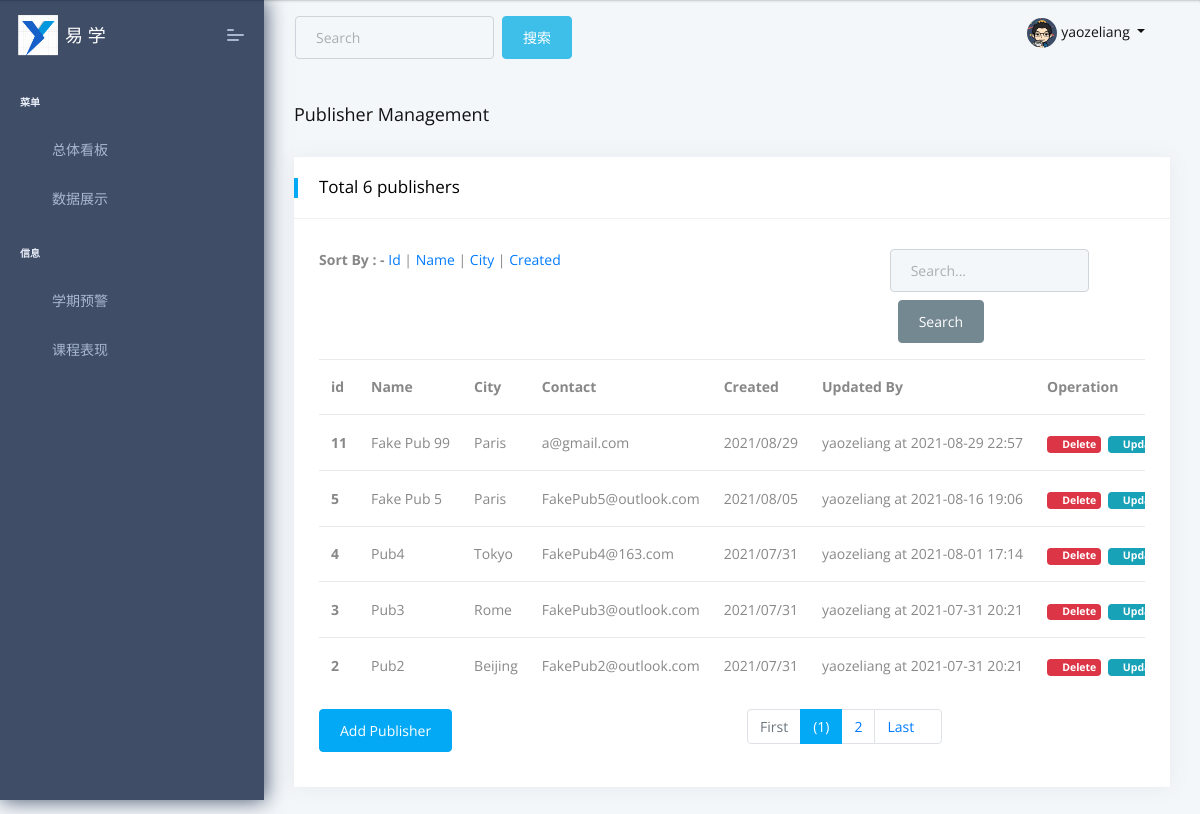
Screenshot of /publisher-list (signed in) with the database file from the repository.
### book/models.py (models this page shows, shortened)
class Profile(models.Model):
    user = models.OneToOneField(User,null=True,on_delete=models.CASCADE)
    bio = models.TextField()
    profile_pic = models.ImageField(upload_to="profile/%Y%m%d/", blank=True,null=True)
    phone_number = models.CharField(max_length=30,blank=True)
    email = models.EmailField(max_length=50,blank=True)

class Publisher(models.Model):
    name = models.CharField(max_length=50, blank=True)
    city = models.CharField(max_length=50, blank=True)
    contact = models.EmailField(max_length=50,blank=True)
    created_at = models.DateTimeField(default=timezone.now)
    updated_by=models.CharField(max_length=20,default='yaozeliang')
    updated_at = models.DateTimeField(auto_now=True)

### book/views.py (the view)
# urls.py: path('publisher-list',PublisherListView.as_view(),name="publisher_list"),
class PublisherListView(LoginRequiredMixin,ListView):
    login_url = 'login'
    model=Publisher
    context_object_name = 'publishers'
    template_name = 'book/publisher_list.html'
    count_total = 0
    search_value = ''
    order_field="-created_at"
    def get_queryset(self):
        search =self.request.GET.get("search")
        order_by=self.request.GET.get("orderby")
        if order_by:
            all_publishers = Publisher.objects.all().order_by(order_by)
            self.order_field=order_by
        else:
            all_publishers = Publisher.objects.all().order_by(self.order_field)
        if search:
            all_publishers = all_publishers.filter(
                Q(name__icontains=search) | Q(city__icontains=search) | Q(contact__icontains=search)
            )
        else:
            search = ''
        self.search_value=search
        self.count_total = all_publishers.count()
        paginator = Paginator(all_publishers, PAGINATOR_NUMBER)
        page = self.request.GET.get('page')
        publishers = paginator.get_page(page)
        return publishers
    def get_context_data(self, *args, **kwargs):
        context = super(PublisherListView, self).get_context_data(*args, **kwargs)
        context['count_total'] = self.count_total
        context['search'] = self.search_value
        context['orderby'] = self.order_field
        context['objects'] = self.get_queryset()
        return context

### book/templatetags/book_extras.py (called while the page is built)
@register.inclusion_tag('book/inclusions/_pagination.html', takes_context=True)
def show_pagination(context):
    return {
        'page_objects':context['objects'],
        'search':context['search'],
        'orderby':context['orderby'],}

@register.inclusion_tag('book/inclusions/_messages.html',takes_context=True)
def show_messages(context):
        return {'messages':context['messages'],}

@register.filter('has_group')
def has_group(user, group_name):
    groups = user.groups.all().values_list('name', flat=True)
    return True if group_name in groups else False

### templates/book/publisher_list.html (shortened to what this page needs)
{% extends "layouts/base.html" %}
{% load book_extras %}
{% block content %}
<div class="pcoded-content">
    <div class="pcoded-inner-content">
        <div class="page-header">
            <div class="page-block">
                <div class="row align-items-center">
                    <div class="col-md-12">
                        <div class="page-header-title">
                            <h5 class="m-b-10">Publisher Management</h5>
                        </div>
                    </div>
                </div>
            </div>
        </div>
        <br>
        <div class="main-body">
            <div class="page-wrapper">
                <div class="row">
                    <div class="col-xl-12">
                        <div class="card">
                            <div class="card-header">
                                <h5>Total {{count_total}} publishers</h5>
                            </div>
                            <div class="card-block ">
                                <div class='row'>
                                    <div class="col-8">
                                        <b>Sort By : - </b>
                                        <a href="{% url 'publisher_list' %}?search={{search}}&orderby=id">Id</a>  |
                                        <a href="{% url 'publisher_list' %}?search={{ search }}&orderby=name">Name</a> |
                                        <a href="{% url 'publisher_list' %}?search={{ search }}&orderby=city">City</a> |
                                        <a href="{% url 'publisher_list' %}?search={{ search }}&orderby=created_at">Created</a>
                                    </div>
                                    <div class="col-4">
                                        <form class="form-inline mb-2">
                                            <div class="form-group  mb-2">
                                                <input type="text"
                                                       class="form-control"
                                                       name="search",
                                                       id='search',
                                                       placeholder="Search...",
                                                       value={{search}}
                                                       >
                                            </div>
                                            <button type="submit" class="btn btn-secondary mb-2 ml-2 btn-sm">Search</button>
                                        </form>
                                    </div>
                                </div>
                                <div class="table-responsive table-hover">
                                    <table class="table">
                                        <thead>
                                            <tr>
                                                <th>id</th>
                                                <th>Name</th>
                                                <th>City</th>
                                                <th>Contact</th>
                                                <th>Created</th>
                                                <th>Updated By</th>
                                                <th>Operation</th>
                                            </tr>
                                        </thead>
                                        <tbody>
                                            {% for pub in publishers %}
                                            <tr>
                                                <th scope="row">{{pub.id}}</th>
                                                <td>{{pub.name}}</td>
                                                <td>{{pub.city}}</td>
                                                <td>{{pub.contact}}</td>
                                                <td>{{ pub.created_at|date:"Y/m/d" }} </td>
                                                <td>{{ pub.updated_by}} at {{ pub.updated_at|date:"Y-m-d H:i" }}  </td>
                                                <td><a href="{% url 'publisher_delete' pub.pk %}" class="badge badge-danger"><i class="feather icon-trash-2"></i>&nbsp;Delete</a>&nbsp;
                                                    <a href="{% url 'publisher_update' pub.id%}" class="badge badge-info"><i class="feather icon-edit"></i>&nbsp;Update</a>
                                                </td>
                                            </tr>
                                            {% endfor %}
                                        </tbody>
                                    </table>
                                </div>
                                <div class="row">
                                    <div class='col-6'>
                                        <a href="{% url 'publisher_create' %}" class='btn btn-primary'>Add Publisher</a>
                                    </div>
                                    <div class='col-6'>
                                        {% show_pagination %}
                                    </div>
                                </div>
                            </div>
                        </div>
                    </div>
                </div>
            </div>
        </div>
    </div>
</div>
{% endblock content %}

### templates/layouts/base.html (shortened to what this page needs)
<!DOCTYPE html>
<html lang="en">
{% load static %}
<head>
    <link rel="stylesheet" href=  "{% static 'assets/fonts/fontawesome/css/fontawesome-all.min.css' %}" >
    <link rel="stylesheet" href="{% static 'assets/plugins/animation/css/animate.min.css' %}">
    <link rel="stylesheet" href="{% static 'assets/css/style.css' %}">
</head>
<body>
    {% include 'includes/sidebar.html' %}
    <div class="pcoded-main-container">
        <div class="pcoded-wrapper">
            {% include 'includes/navigation.html' %}
            {% block content %}{% endblock content %}
        </div>
    </div>
</body>
</html>

### templates/includes/sidebar.html (shortened to what this page needs)
{% load book_extras %}
{% load notifications_tags %}
<nav class="pcoded-navbar">
    <div class="navbar-wrapper">
        <div class="navbar-brand header-logo">
            <a target="_blank" href="" class="b-brand">
                <div class="b-bg">
                    <img style="width:50px;" src="{% static 'assets/images/user/logo.png' %} ">
                </div>
                <span class="b-title">易 学</span>
            </a>
            <a class="mobile-menu" id="mobile-collapse" href="javascript:"><span></span></a>
        </div>
        <div class="navbar-content scroll-div">
            <ul class="nav pcoded-inner-navbar">
                <li class="nav-item pcoded-menu-caption">
                    <label>菜单</label>
                </li>
                <li class="nav-item {% if 'index' in segment %} active {% endif %}">
                    <a href="/" class="nav-link "><span class="pcoded-micon"><i
                                class="feather icon-home"></i></span><span class="pcoded-mtext">总体看板</span></a>
                </li>
                <li class="nav-item {% if request.resolver_match.url_name == 'chart' %} active {% endif %}">
                    <a href="{% url 'chart' %}" class="nav-link "><span class="pcoded-micon"><i
                                class="feather icon-home"></i></span><span class="pcoded-mtext">数据展示</span></a>
                </li>
                <li class="nav-item pcoded-menu-caption">
                    <label>信息</label>
                </li>
                <li class="nav-item {% if request.resolver_match.url_name == 'record_list' %} active {% endif %}">
                    <a href="{% url 'record_list' %}" class="nav-link "><span class="pcoded-micon"><i
                                class="feather icon-file-text"></i></span><span class="pcoded-mtext">学期预警</span></a>
                </li>
                <li class="nav-item {% if request.resolver_match.url_name == 'record_create' %} active {% endif %}">
                    <a href="{% url 'record_create' %}" class="nav-link "><span class="pcoded-micon"><i
                                class="feather icon-file-text"></i></span><span class="pcoded-mtext">课程表现</span></a>
                </li>
            </ul>
        </div>
    </div>
</nav>

### templates/includes/navigation.html (shortened to what this page needs)
{% load book_extras %}
{% load notifications_tags %}
<nav class="navbar navbar-light  justify-content-between">
  <div class="col-6">
    <form method="post" action="{% url 'global_search'  %}" class="form-inline">
      <input class="form-control mr-sm-2" type="search" placeholder="Search" aria-label="Search" id="global_search"
        name='global_search' />
      <button class="btn btn-info my-2 my-sm-0" type="submit">搜索</button>
    </form>
  </div>
  <div class="col-3 ">
    <div class="nav-item dropdown float-right">
      {% if user.is_authenticated %}
      <h6 class="nav-link dropdown-toggle" href="#" id="navbarDropdown" data-toggle="dropdown" aria-haspopup="true"
        aria-expanded="false">
        {% if user.profile.profile_pic %}
        <img src="{{user.profile.profile_pic.url}}" style="width:30px;height:30px;border-radius:50%;">
        {%else%}
        <label class="label theme-bg2 text-white f-14 f-w-400 ">管理员</label>
        <img src="{% static 'assets/images/user/avatar-2.jpg' %} " style="width:30px;height:30px;border-radius:50%;"
          alt="">
        {% endif %}
        {{user.username}}
      </h6>
      {% else %}
      <a class="btn btn-primary" href="{% url 'login' %}"> 登录 </a>
      {% endif %}
    </div>
  </div>
</nav>

### templates/book/inclusions/_pagination.html (shortened to what this page needs)
<ul class="pagination m-auto">
    {% if page_objects.has_previous %}
        <li class="page-item "><a href="?page=1&orderby={{ orderby }}&search={{ search }}"><span class="page-link"><i class="fa fa-chevron-left" aria-hidden="true"></i>&nbsp;First</span></a></li>
    {% else %}
        <li class="page-item disabled"><a href=""><span class="page-link">First</span></a></li>
    {% endif %}
    {% for i in page_objects.paginator.page_range %}
        {% if page_objects.number == i %}
                <li class="page-item active"><a class="page-link" href=""> ({{i}})</a></li>
        {% elif i > page_objects.number|add:'-5' and i < page_objects.number|add:'5' %}
            <li class ="page-item" ><a class="page-link" href="?page={{ i }}&orderby={{ orderby }}&search={{ search }}">{{ i }}</a></li>
        {% endif %}
    {% endfor %}
    {% if page_objects.has_next %}
        <li class ="page-item" ><a class="page-link" href="?page={{ page_objects.paginator.num_pages }}&orderby={{ order }}&search={{ search }}">Last&nbsp;<i class="fa fa-chevron-right" aria-hidden="true"></i></a></li>
    {% else %}
        <li class="page-item disabled"><a href=""><span class="page-link">End</span></a></li>
    {% endif %}
</ul>

### rows the page displays
Publisher: id "11", name "Fake Pub 99", city "Paris", contact "a@gmail.com", created_at "2021/08/29", updated_by "yaozeliang", updated_at "2021-08-29 22:57"
Publisher: id "5", name "Fake Pub 5", city "Paris", contact "FakePub5@outlook.com", created_at "2021/08/05", updated_by "yaozeliang", updated_at "2021-08-16 19:06"
Publisher: id "4", name "Pub4", city "Tokyo", contact "FakePub4@163.com", created_at "2021/07/31", updated_by "yaozeliang", updated_at "2021-08-01 17:14"
Publisher: id "3", name "Pub3", city "Rome", contact "FakePub3@outlook.com", created_at "2021/07/31", updated_by "yaozeliang", updated_at "2021-07-31 20:21"
Publisher: id "2", name "Pub2", city "Beijing", contact "FakePub2@outlook.com", created_at "2021/07/31", updated_by "yaozeliang", updated_at "2021-07-31 20:21"

### other values shown
{{ user.username }} "yaozeliang"
{{ count_total }} "6"
{{ i }} "1"
{{ i }} "2"
